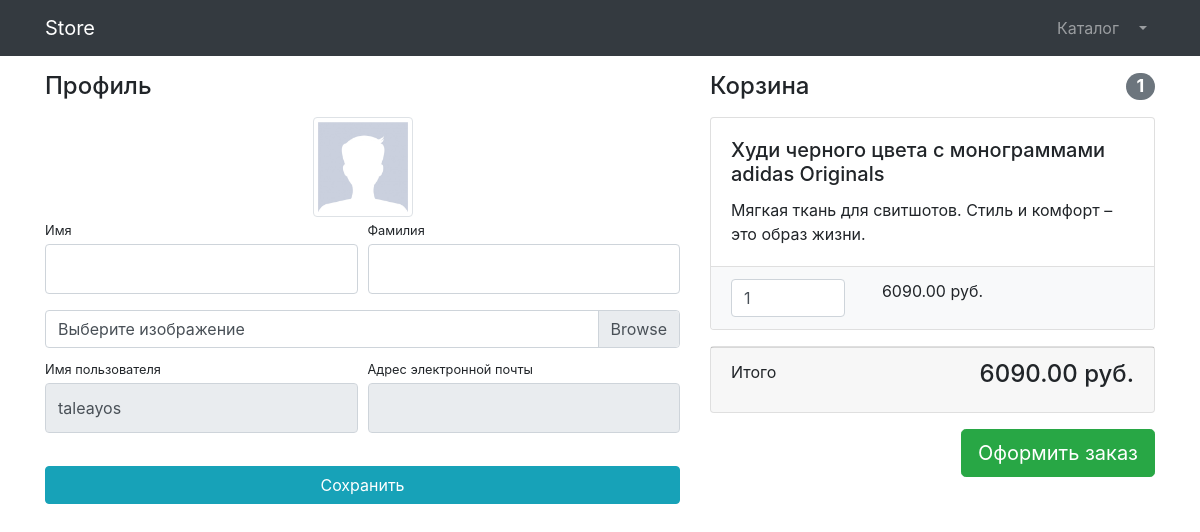
/users/profile/ (signed in), run on the app's committed database.
### users/models.py (models this page shows)
class User(AbstractUser):
    image = models.ImageField(upload_to='users_images', null=True, blank=True)

### products/models.py (models this page shows, shortened)
class Basket(models.Model):
    user = models.ForeignKey(to=User, on_delete=models.CASCADE)
    product = models.ForeignKey(to=Product, on_delete=models.CASCADE)
    quantity = models.PositiveSmallIntegerField(default=0)
    created_timestamp = models.DateTimeField(auto_now_add=True)
    objects = BasketQuerySet.as_manager()
    def sum(self):
        return self.product.price * self.quantity

class Product(models.Model):
    name = models.CharField(max_length=256)
    description = models.TextField()
    price = models.DecimalField(max_digits=10, decimal_places=2)
    quantity = models.PositiveIntegerField(default=0)
    image = models.ImageField(upload_to='products_images')
    category = models.ForeignKey(to=ProductCategory, on_delete=models.PROTECT)

### users/views.py (the view)
# urls.py: path('profile/', profile, name='profile'),
@login_required
def profile(request):
    if request.method == 'POST':
        form = UserProfileForm(instance=request.user, data=request.POST, files=request.FILES)
        if form.is_valid():
            form.save()
            return HttpResponseRedirect(reverse('users:profile'))
    else:
        form = UserProfileForm(instance=request.user)
    context = {
        'title': 'Store - Профиль',
        'form': form,
        'baskets': Basket.objects.filter(user=request.user),
    }
    return render(request, 'users/profile.html', context)

### users/forms.py
class UserProfileForm(UserChangeForm):
    first_name = forms.CharField(widget=forms.TextInput(attrs={
        'class': 'form-control py-4',
    }))
    last_name = forms.CharField(widget=forms.TextInput(attrs={
        'class': 'form-control py-4',
    }))
    username = forms.CharField(widget=forms.TextInput(attrs={
        'class': 'form-control py-4',
        'readonly': True,
    }))
    image = forms.ImageField(widget=forms.FileInput(attrs={
        'class': 'custom-file-input',
        'required': False,
    }))
    email = forms.CharField(widget=forms.EmailInput(attrs={
        'class': 'form-control py-4',
        'readonly': True,
    }))
    class Meta:
        model = User
        fields = ('first_name', 'last_name', 'image', 'username', 'email')

### products/models.py (called while the page is built)
    def total_sum(self):
        return sum(b.sum() for b in self)

    def total_quantity(self):
        return sum(b.quantity for b in self)

### users/templates/users/profile.html (shortened to what this page needs)
{% extends 'products/base.html' %}
{% load static %}
{% block css %}
    <link href="{% static 'vendor/css/profile.css' %}" rel="stylesheet">
{% endblock %}
{% block content %}
    <div class="container">
    <div class="row">
        <div class="col-lg-7">
            <h4 class="mt-3 mb-3">Профиль</h4>
            <div class="col-lg-12 text-center">
                <img width="100" height="100"
                     src="{% if user.image %} {{ user.image.url}} {% else %} {% static 'vendor/img/users/default_avatar.jpg' %} {% endif %}"
                     class="img-thumbnail">
            </div>
            <form action="{% url 'users:profile' %}" method="post" enctype="multipart/form-data">
                <div class="form-row">
                    <div class="col-lg-6">
                        <div class="form-group">
                            <label class="small mb-1" for="{{ form.first_name.id_for_label }}">Имя</label>
                            {{ form.first_name }}
                        </div>
                    </div>
                    <div class="col-lg-6">
                        <div class="form-group">
                            <label class="small mb-1" for="{{ form.last_name.id_for_label }}">Фамилия</label>
                            {{ form.last_name }}
                        </div>
                    </div>
                </div>
                <div class="form-row mb-2">
                    <div class="col-lg-12">
                        <div class="custom-file">
                            <label class="custom-file-label" for="{{ form.image.id_for_label }}">Выберите изображение</label>
                        </div>
                    </div>
                </div>
                <div class="form-row">
                    <div class="col-lg-6">
                        <label class="small mb-1" for="{{ form.username.id_for_label }}">Имя пользователя</label>
                        {{ form.username }}
                    </div>
                    <div class="col-lg-6">
                        <label class="small mb-1" for="{{ form.email.id_for_label }}">Адрес электронной почты</label>
                        {{ form.email }}
                    </div>
                </div>
                <div class="form-row">
                    <div class="col-lg-12" style="margin-top: 33px;">
                        <input class="btn btn-info btn-block" type="submit" value="Сохранить">
                    </div>
                </div>
            </form>
        </div>
        <div class="col-lg-5">
            {% include 'products/baskets.html' %}
        </div>
    </div>
</div>
{% endblock %}

### products/templates/products/baskets.html (shortened to what this page needs)
 {% if baskets %}
    <h4 class="mt-3 mb-3 d-flex justify-content-between align-items-center mb-3">
                    Корзина <span class="badge badge-secondary badge-pill">{{ baskets.total_quantity }}</span>
    </h4>
    {% for basket in baskets %}
        <div class="card mb-3">
                    <div class="card-body">
                        <h5 class="card-title">{{ basket.product.name }}</h5>
                        <p class="card-text">{{ basket.product.description }}</p>
                    </div>
                    <ul class="list-group list-group-flush">
                        <li class="list-group-item bg-light">
                            <div class="row text-center">
                                <div class="col-lg-4">
                                    <input name="basketID" type="number" class="form-control"
                                           value="{{ basket.quantity }}" min="0">
                                </div>
                                <div class="col-lg-4">{{ basket.sum }} руб.</div>
                                <div class="col-lg-4">
                                </div>
                            </div>
                        </li>
                    </ul>
                </div>
    {% endfor %}
    <div class="card mb-3">
                    <div class="card-footer">
                        <p class="float-left">Итого</p>
                        <h4 class="float-right">{{ baskets.total_sum }} руб.</h4>
                    </div>
                </div>
    <a class="btn btn-success btn-lg float-right" href="../orders/order-create.html">
                    Оформить заказ
                </a>
 {% else %}
     <h4 class="mt-3 mb-3 text-center">
         Корзина пуста
     </h4>
 {% endif %}

### data on the page
User: username "taleayos"
Basket: total_quantity "1", product.name "Худи черного цвета с монограммами adidas Originals", product.description "Мягкая ткань для свитшотов. Стиль и комфорт – это образ жизни.", basketID "1", sum "6090.00", total_sum "6090.00"
